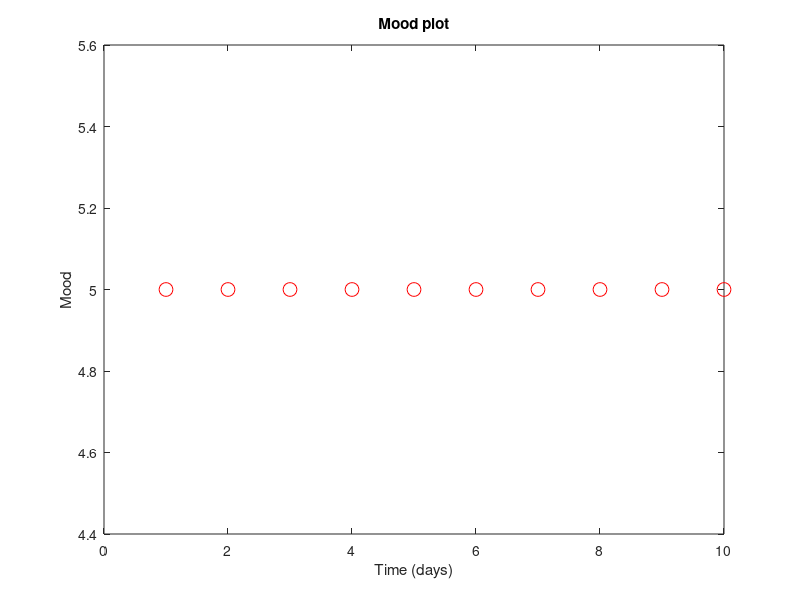

This figure's MATLAB source: (Note: this script raises an error after producing the figure.)
%% This is an incomplete code that explains the flowchart on the screen
% 1- analyze this code and the output
% 2- Add comments to help yourself understand what the code is doing
% 3- Complete the code according to the flowchart on the screen.
% 4- Make any changes or edits that make sense to your code


clc
clear
close all

numdays=10;
T= 1:numdays; %Days
fprintf('On a range -10 the saddest to 10 the happiest \n')
%% commented code to allow rapid debugging. random mood values are assigned into an array in line 18

for i=1:numdays 
    fprintf('Day %2.0f \t', T(i))
    Mood(i)=input('What is your mood today? \n');
end
%% 
% Mood= [4 9 -3 2 -9]; % test for debugging .. delete and use user input when ready
plot (T,Mood,'or', 'MarkerSize', 10);
title('Mood plot');
xlabel('Time (days)');
ylabel('Mood');
%fprintf('Your mood on day %4.0f was %4.0f \n',3,Mood(3)); %Find mood on day 5
xi= input('At what time would you like to find an interpolation of your mood? \n');
yi=interp1(T,Mood,xi,'Linear');
fprintf('the estimate of your mood on time %4.2f is %4.2f \n now check the plot' ,xi,yi)
hold on
plot(xi,yi,'Xg');
title('(Default) Linear Interpolation');
%% Now interpolation for all points between 0 and 5 
pause (2) % wait for a few seconds before interpolating everything else
xidata=1:0.1:numdays;
yidata=interp1(T,Mood,xidata,'Linear');
hold on
plot(xidata,yidata,'*b');
yinpoly= polyfit(xidata,yidata,5);

fittedy=polyval(yinpoly,xidata);
pause(3) % hmmm what is this?
hold on
plot(xidata,fittedy,'--k');
% Now, evaluated fitted y outside the boundaries
pause(3)
xidata= 0:0.1:numdays+1;

for index = 1:length(xidata)
    ZeroFunc=@(x) polyval(yinpoly,xidata);
    fReturn(index) = fzero(ZeroFunc,xidata(index));
end
fittedy=polyval(yinpoly,xidata);
hold on
plot(xidata,fittedy,'--g');


 
